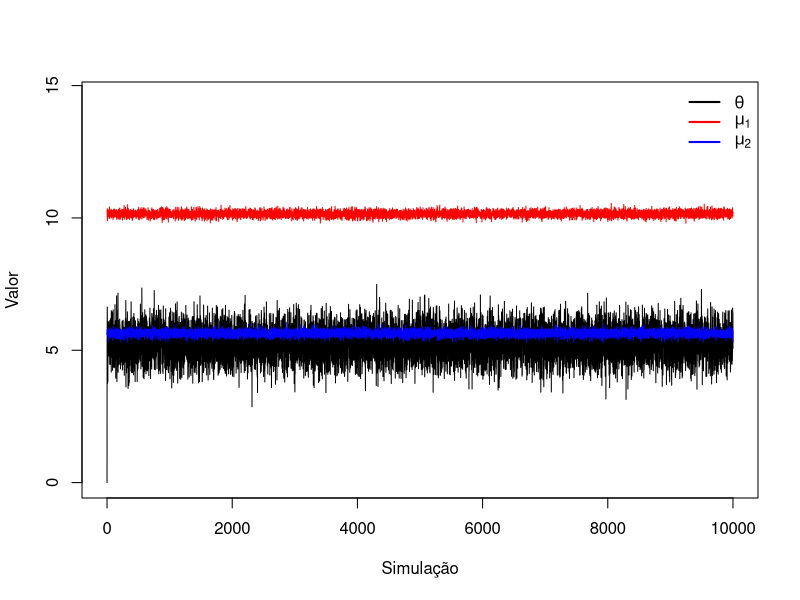
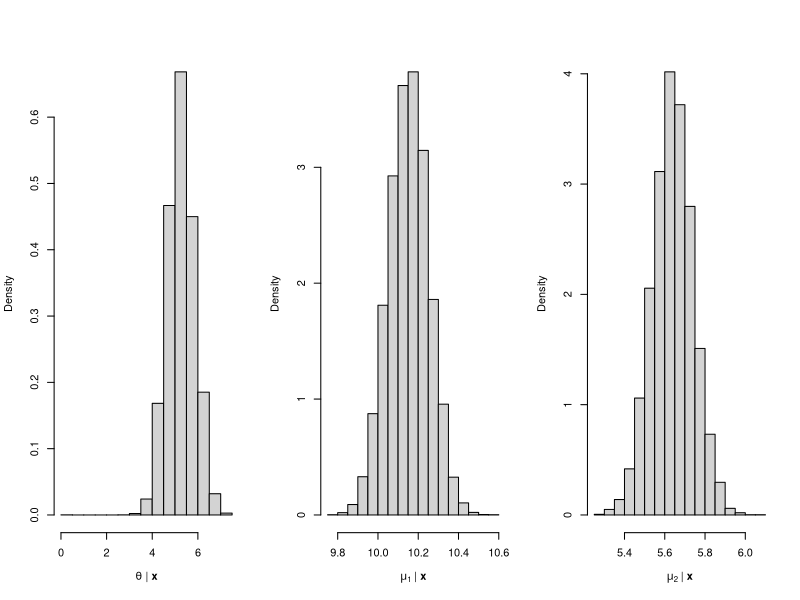

Recreate these plots in R, in order.
################################################################################
################################################################################
##################____________________________________________##################
##################                                            ##################
##################        Drops 3: Amostrador de Gibbs        ##################
##################____________________________________________##################
##################                                            ##################
################################################################################
################################################################################

# Contexto
## Xij|mu_i ~ N(mu_i, 1); i = 1, 2; j = 1, ..., ni
## mu_i|theta ~ N(theta, 1); i = 1, 2
## theta ~ N(0, 1)

# Condicionais completas
## mu_i|X, theta ~ N[(ni*Xi_barra + theta)/2, 1/2]
## theta|mu1, mu2 ~ N[(mu1 + mu2)/3, 1/3]

# Dados
n1 <- n2 <- 100
X1_barra <- 10.2
X2_barra <- 5.7

# Gibbs sampler
Gibbs <- function(X1, n1, X2, n2, theta0, B = 1000, seed = NULL){
  set.seed(seed)
  # Definindo os parametros
  mu1 <- mu2 <- theta <- numeric(B + 1)
  theta[1] <- theta0
  mu1[1] <- rnorm(1, (n1*X1 + theta[1])/(n1+1), sqrt(1/(n1+1)))
  mu2[1] <- rnorm(1, (n2*X2 + theta[1])/(n2+1), sqrt(1/(n2+1)))
  # Amostrador de Gibbs
  for(i in 2:(B+1)){ #B simulações
    theta[i] <- rnorm(1, (mu1[i-1] + mu2[i-1])/3, sqrt(1/3))
    mu1[i] <- rnorm(1, (n1*X1 + theta[i])/(n1+1), sqrt(1/(n1+1)))
    mu2[i] <- rnorm(1, (n2*X2 + theta[i])/(n2+2), sqrt(1/(n2+1)))
  }
  return(list(theta = theta, mu = cbind(mu1, mu2)))
}

# Amostra da posteriori
B <- 10000
parametros <- Gibbs(X1 = X1_barra, n1 = n1, X2 = X2_barra, n2 = n2,
                    theta0 = 0, B = B, seed = 42)
summary(parametros$theta)
summary(parametros$mu)

plot(0:B,0:B, type = "n", xlab = "Simulação", ylab = "Valor",
     ylim = c(min(parametros$theta, parametros$mu),
              max(parametros$theta, parametros$mu) + 4))
lines(0:B, parametros$theta, type = 'l')
lines(0:B, parametros$mu[,1], type = 'l', col = 'red')
lines(0:B, parametros$mu[,2], type = 'l', col = 'blue')
legend("topright", c(expression(theta), expression(mu[1]), expression(mu[2])),
       lty = 1, lwd = 2, col = c("black", "red", "blue"), bty = 'n')

par(mfrow = c(1, 3))
hist(parametros$theta, xlab = expression(theta ~ "|" ~ bold(x)),
     main = NULL, freq = F)
hist(parametros$mu[,1], xlab = expression(mu[1] ~ "|" ~ bold(x)),
     main = NULL, freq = F)
hist(parametros$mu[,2], xlab = expression(mu[2] ~ "|" ~ bold(x)),
     main = NULL, freq = F)
